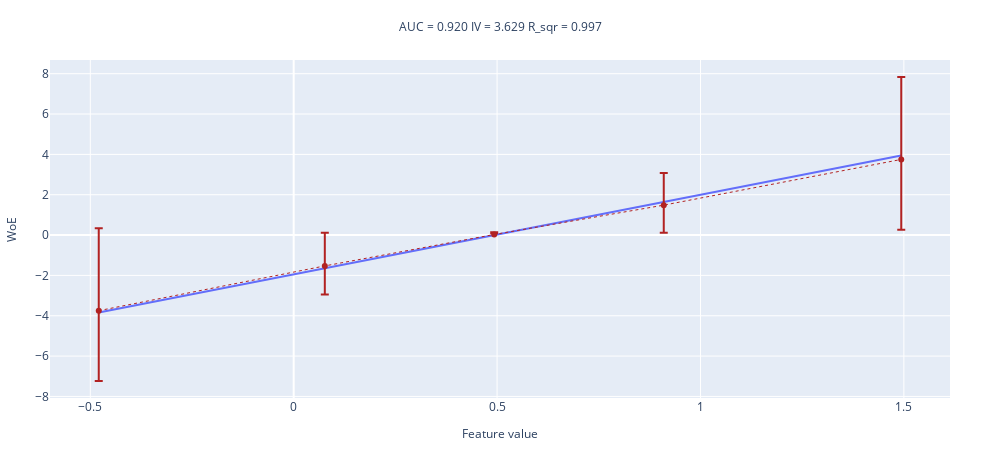

Notebook cell for this chart:
### Code cell
noise_std = 0.5
x = np.concatenate([sps.norm(0, noise_std).rvs(size = sample_size // 2), sps.norm(1, noise_std).rvs(size = sample_size // 2)])
woe_line(values=x, target=y, n_buckets=5)

### Figure 1 — Plotly figure (JSON) as saved in the notebook; plotly's stock layout.template omitted (floating-point values rounded to 4 significant figures)
{"data": [{"mode": "lines", "name": "interpolation_line", "showlegend": false, "type": "scatter", "x": [-0.4792, 0.07648, 0.4929, 0.9097, 1.494], "y": [-3.841, -1.648, -0.004587, 1.641, 3.945]}, {"error_y": {"array": [-3.491, -1.419, 0.1158, 1.6, 4.092], "arrayminus": [-4.092, -1.649, -0.05966, 1.374, 3.491], "symmetric": false, "type": "data"}, "line": {"color": "firebrick", "dash": "dot", "width": 1}, "name": "WoE", "showlegend": false, "type": "scatter", "x": [-0.4792, 0.07648, 0.4929, 0.9097, 1.494], "y": [-3.749, -1.53, 0.028, 1.483, 3.749]}], "layout": {"height": 450, "margin": {"b": 50, "l": 50, "r": 50, "t": 60}, "title": {"font": {"size": 12}, "text": "AUC = 0.920 IV = 3.629 R_sqr = 0.997 ", "x": 0.5, "xanchor": "center", "y": 0.95, "yanchor": "top"}, "width": 1000, "xaxis": {"title": {"font": {"size": 12}, "text": "Feature value"}}, "yaxis": {"title": {"font": {"size": 12}, "text": "WoE"}}}}
